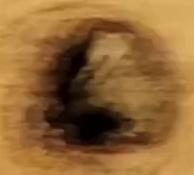
#> input picture Dataset/105.jpg, 194 x 175 px, found by its file name; its folder holds only this picture in this run
$ python Features_extraction2.py   (older library calls are emulated)
#> lines starting #> are read from the running program, lines starting #| are printed output that depends on the picture
from balu.ImagesAndData import balu_imageload
from balu.ImageProcessing import Bim_segbalu
from balu.FeatureExtraction import Bfx_haralick
from balu.InputOutput import Bio_printfeatures
from balu.InputOutput import Bio_plotfeatures
from balu.ImagesAndData import balu_load
import numpy as np
import cv2
import os
import xml.etree.ElementTree as ET
from PIL import Image
from skimage import util, exposure, data
from skimage.feature import greycomatrix, greycoprops
from skimage import io, color, img_as_ubyte
import matplotlib.pyplot as plt
import matplotlib
matplotlib.use('TkAgg')
import numpy as np
from mahotas.colors import rgb2gray
from balu.ImageProcessing import Bim_segbalu
from balu.ImagesAndData import balu_imageload
from balu.FeatureExtraction import Bfx_basicint
from balu.ImagesAndData import balu_imageload
from balu.FeatureExtraction import Bfx_lbp
from balu.InputOutput import Bio_printfeatures
from matplotlib.pyplot import bar, figure, show
from balu.FeatureExtraction import Bfx_fitellipse
from balu.ImagesAndData import balu_imageload
from balu.FeatureExtraction import Bfx_basicgeo
from balu.FeatureExtraction import Bfx_fourierdes
from skimage.morphology import label
from matplotlib.pyplot import imshow, show
from balu.FeatureExtraction import Bfx_hugeo
from balu.FeatureExtraction import Bfx_all


path = r"G:\Unidades compartidas\SAIC Ingeniería\Proyecto Aserrio\Dataset_texturas\Dataset"
img_list = os.listdir(path)


F1=[]
F2=[]
F3=[]
F4=[]
F5=[]
F6=[]
F7=[]
F8=[]
F9=[]
F10=[]
F11=[]
F12=[]
F13=[]
F14=[]
F15=[]
F16=[]
F17=[]
F18=[]

# Features Basic intensity features
for images in img_list:
    options = {'show': True, 'mask': 5}   # Gauss mask for gradient computation and display results
    I = io.imread(path + chr(92) + images)      #input image                        #green channel
#> I is the input picture: shape (175, 194, 3); mean R, G, B 145.1, 103, 54.2
    dim=(75,75)
    cv2.resize(I, dim, interpolation = cv2.INTER_LANCZOS4)
    I=cv2.cvtColor(I,cv2.COLOR_BGR2YUV)
#> I: shape (175, 194, 3); mean of channels 0, 1, 2 93.2, 153.5, 93.9
    I = I[:,:,2]
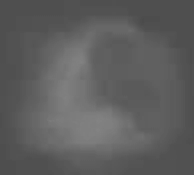
#> I: shape (175, 194); min 75, max 131, mean 93.9
    I= cv2.convertScaleAbs(I, alpha = -1, beta =105)
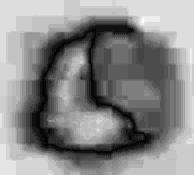
#> I: shape (175, 194); min 0, max 30, mean 16; drawn with min black and max white
         # region of interest (green)
#> (the run stopped early here; a loop or call above may not have finished)

$ run again, on Dataset/114.jpg
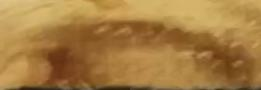
#> input picture Dataset/114.jpg, 261 x 90 px, found by its file name
#> I is the input picture: shape (90, 261, 3); mean R, G, B 166.2, 125.4, 66.7
#> `I = I[:,:,2]`:
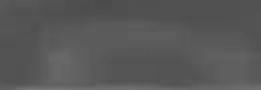
#> I: shape (90, 261); min 75, max 117, mean 87.8
#> `I= cv2.convertScaleAbs(I, alpha = -1, beta =105)`:
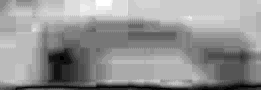
#> I: shape (90, 261); min 0, max 30, mean 17.4; drawn with min black and max white

$ run again, on Dataset/117.jpg
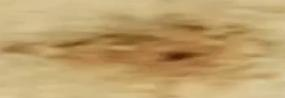
#> input picture Dataset/117.jpg, 285 x 98 px, found by its file name
#> I is the input picture: shape (98, 285, 3); mean R, G, B 190.5, 160.8, 108.5
#> `I = I[:,:,2]`:
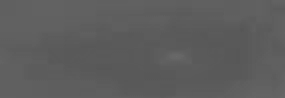
#> I: shape (98, 285); min 86, max 107, mean 92.9
#> `I= cv2.convertScaleAbs(I, alpha = -1, beta =105)`:
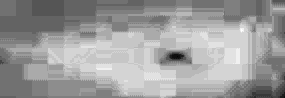
#> I: shape (98, 285); min 1, max 19, mean 12.08; drawn with min black and max white

$ run again, on Dataset/118.jpg
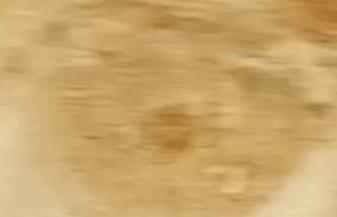
#> input picture Dataset/118.jpg, 337 x 217 px, found by its file name
#> I is the input picture: shape (217, 337, 3); mean R, G, B 200.5, 166.6, 107.5
#> `I = I[:,:,2]`:
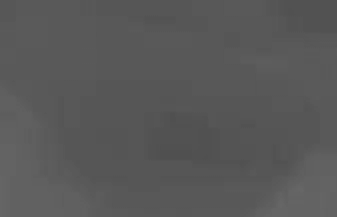
#> I: shape (217, 337); min 80, max 103, mean 88.4
#> `I= cv2.convertScaleAbs(I, alpha = -1, beta =105)`:
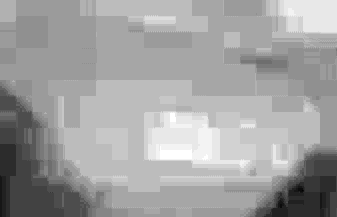
#> I: shape (217, 337); min 2, max 25, mean 16.6; drawn with min black and max white

$ run again, on Dataset/109.jpg
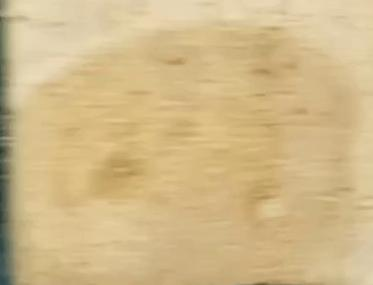
#> input picture Dataset/109.jpg, 373 x 285 px, found by its file name
#> I is the input picture: shape (285, 373, 3); mean R, G, B 209.2, 185.3, 137.3
#> `I = I[:,:,2]`:
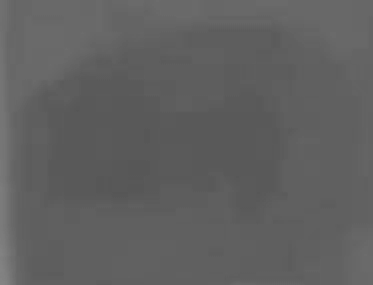
#> I: shape (285, 373); min 86, max 132, mean 96.1
#> `I= cv2.convertScaleAbs(I, alpha = -1, beta =105)`:
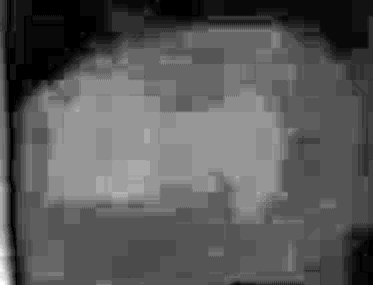
#> I: shape (285, 373); min 0, max 27, mean 9.5; drawn with min black and max white
